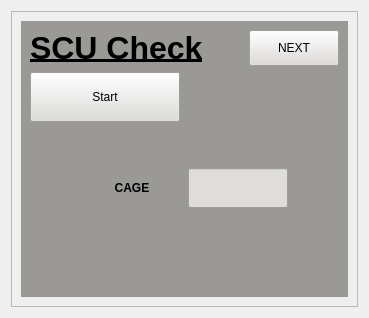
               <widget class="QWidget" name="CGU">
                <layout class="QGridLayout" name="gridLayout_17">
                 <item row="1" column="0">
                  <widget class="QFrame" name="cguFrameTop">
                   <property name="frameShape">
                    <enum>QFrame::Shape::StyledPanel</enum>
                   </property>
                   <property name="frameShadow">
                    <enum>QFrame::Shadow::Raised</enum>
                   </property>
                   <layout class="QGridLayout" name="gridLayout_20">
                    <item row="0" column="3">
                     <widget class="QFrame" name="cguFrame">
                      <property name="styleSheet">
                       <string notr="true">background-color: rgb(154, 153, 150);</string>
                      </property>
                      <layout class="QGridLayout" name="gridLayout_3">
                       <item row="1" column="0">
                        <layout class="QGridLayout" name="gridLayout_32">
                         <item row="1" column="2">
                          <widget class="QLineEdit" name="cageLineEdit">
                           <property name="minimumSize">
                            <size>
                             <width>100</width>
                             <height>40</height>
                            </size>
                           </property>
                           <property name="maximumSize">
                            <size>
                             <width>100</width>
                             <height>40</height>
                            </size>
                           </property>
                           <property name="styleSheet">
                            <string notr="true">background-color: rgb(222, 221, 218);</string>
                           </property>
                           <property name="alignment">
                            <set>Qt::AlignmentFlag::AlignCenter</set>
                           </property>
                           <property name="readOnly">
                            <bool>true</bool>
                           </property>
                          </widget>
                         </item>
                         <item row="1" column="1">
                          <widget class="QLabel" name="cageLabel">
                           <property name="minimumSize">
                            <size>
                             <width>100</width>
                             <height>40</height>
                            </size>
                           </property>
                           <property name="maximumSize">
                            <size>
                             <width>200</width>
                             <height>40</height>
                            </size>
                           </property>
                           <property name="font">
                            <font>
                             <bold>true</bold>
                            </font>
                           </property>
                           <property name="text">
                            <string>CAGE</string>
                           </property>
                           <property name="alignment">
                            <set>Qt::AlignmentFlag::AlignCenter</set>
                           </property>
                          </widget>
                         </item>
                         <item row="0" column="2">
                          <spacer name="verticalSpacer_26">
                           <property name="orientation">
                            <enum>Qt::Orientation::Vertical</enum>
                           </property>
                           <property name="sizeHint" stdset="0">
                            <size>
                             <width>20</width>
                             <height>40</height>
                            </size>
                           </property>
                          </spacer>
                         </item>
                         <item row="3" column="1">
                          <spacer name="verticalSpacer_9">
                           <property name="orientation">
                            <enum>Qt::Orientation::Vertical</enum>
                           </property>
                           <property name="sizeHint" stdset="0">
                            <size>
                             <width>20</width>
                             <height>40</height>
                            </size>
                           </property>
                          </spacer>
                         </item>
                         <item row="1" column="0">
                          <spacer name="horizontalSpacer_72">
                           <property name="orientation">
                            <enum>Qt::Orientation::Horizontal</enum>
                           </property>
                           <property name="sizeType">
                            <enum>QSizePolicy::Policy::MinimumExpanding</enum>
                           </property>
                           <property name="sizeHint" stdset="0">
                            <size>
                             <width>40</width>
                             <height>20</height>
                            </size>
                           </property>
                          </spacer>
                         </item>
                         <item row="1" column="3">
                          <spacer name="horizontalSpacer_15">
                           <property name="orientation">
                            <enum>Qt::Orientation::Horizontal</enum>
                           </property>
                           <property name="sizeType">
                            <enum>QSizePolicy::Policy::MinimumExpanding</enum>
                           </property>
                           <property name="sizeHint" stdset="0">
                            <size>
                             <width>40</width>
                             <height>20</height>
                            </size>
                           </property>
                          </spacer>
                         </item>
                         <item row="2" column="1">
                          <spacer name="verticalSpacer_15">
                           <property name="orientation">
                            <enum>Qt::Orientation::Vertical</enum>
                           </property>
                           <property name="sizeHint" stdset="0">
                            <size>
                             <width>20</width>
                             <height>40</height>
                            </size>
                           </property>
                          </spacer>
                         </item>
                        </layout>
                       </item>
                       <item row="0" column="0">
                        <layout class="QGridLayout" name="gridLayout_11">
                         <item row="0" column="0">
                          <widget class="QLabel" name="label_34">
                           <property name="font">
                            <font>
                             <pointsize>24</pointsize>
                             <bold>true</bold>
                             <underline>true</underline>
                            </font>
                           </property>
                           <property name="text">
                            <string>SCU Check</string>
                           </property>
                          </widget>
                         </item>
                         <item row="1" column="0">
                          <widget class="QPushButton" name="startSCUPushButton">
                           <property name="minimumSize">
                            <size>
                             <width>100</width>
                             <height>50</height>
                            </size>
                           </property>
                           <property name="maximumSize">
                            <size>
                             <width>150</width>
                             <height>50</height>
                            </size>
                           </property>
                           <property name="styleSheet">
                            <string notr="true">background-color: rgb(222, 221, 218);</string>
                           </property>
                           <property name="text">
                            <string>Start</string>
                           </property>
                          </widget>
                         </item>
                         <item row="0" column="1">
                          <spacer name="horizontalSpacer_14">
                           <property name="orientation">
                            <enum>Qt::Orientation::Horizontal</enum>
                           </property>
                           <property name="sizeHint" stdset="0">
                            <size>
                             <width>40</width>
                             <height>20</height>
                            </size>
                           </property>
                          </spacer>
                         </item>
                         <item row="0" column="2">
                          <widget class="QPushButton" name="acceptSCUCheckPushButton">
                           <property name="minimumSize">
                            <size>
                             <width>90</width>
                             <height>30</height>
                            </size>
                           </property>
                           <property name="maximumSize">
                            <size>
                             <width>150</width>
                             <height>40</height>
                            </size>
                           </property>
                           <property name="font">
                            <font>
                             <kerning>true</kerning>
                            </font>
                           </property>
                           <property name="cursor">
                            <cursorShape>PointingHandCursor</cursorShape>
                           </property>
                           <property name="toolTip">
                            <string>Click to continue</string>
                           </property>
                           <property name="statusTip">
                            <string>Click to continue</string>
                           </property>
                           <property name="styleSheet">
                            <string notr="true">background-color: rgb(154, 153, 150);
background-color: rgb(222, 221, 218);</string>
                           </property>
                           <property name="text">
                            <string>NEXT</string>
                           </property>
                           <property name="icon">
                            <iconset resource="images.qrc">
                             <normaloff>:/images/next.png</normaloff>:/images/next.png</iconset>
                           </property>
                           <property name="iconSize">
                            <size>
                             <width>35</width>
                             <height>35</height>
                            </size>
                           </property>
                          </widget>
                         </item>
                        </layout>
                       </item>
                      </layout>
                     </widget>
                    </item>
                   </layout>
                  </widget>
                 </item>
                </layout>
               </widget>
